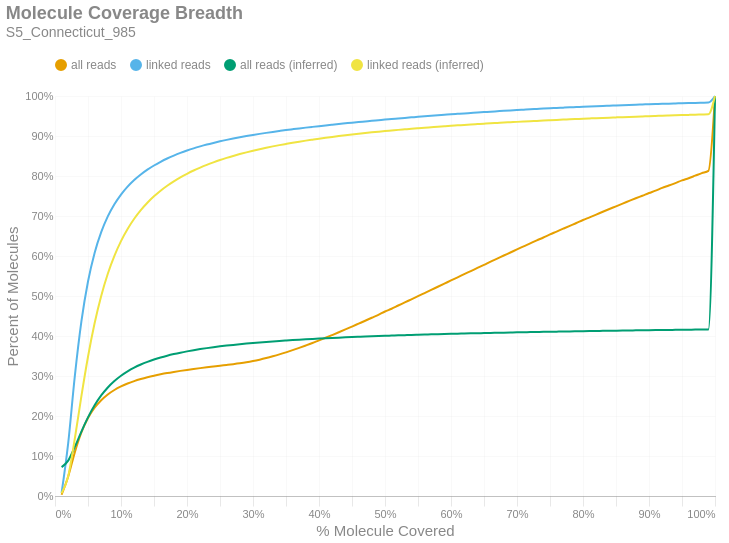

This figure's notebook cell:
### Markdown cell above
### Molecule Read Coverage
This chart shows molecule coverage breadth as computed by the number of bases aligned to that molecule. In other words, "*how much of each unique long molecule is actually sequenced/aligned?*" Keep in mind there is a distinction between sequences and alignments, since some sequences belonging to a particular molecule may not align well and wouldn't appear in the alignment data. This chart also shows molecule coverage breadth as computed by the *inferred fragment* from which the aligned sequences originate. Unlike read coverage, this calculation takes into account the total insert size, including unsequenced gaps between the forward and reverse reads. Like the previous figures, these are cumulative percents.

### Code cell
if SKIPLR:
    print_html(f"Skipped")
else:
    binned_df = consolidated_hist(valids['coverage_bp'], mask, 0.01, True)
    binned_df_inf = consolidated_hist(valids['coverage_inserts'], mask, 0.01, True)
    binned_df = binned_df.with_columns(pl.lit(binned_df_inf['all reads (cumsum)']).alias('all reads (inferred)'))
    binned_df = binned_df.with_columns(pl.lit(binned_df_inf['linked reads (cumsum)']).alias('linked reads (inferred)'))
    binned_df = binned_df.with_columns(
        (pl.col('bin').cast(pl.Float64) + 0.01).alias('right_edge')
    )

    with SafeRender(binned_df):
        (
            density_plot(binned_df, 'Molecule Coverage Breadth', samplename, 'molcov', ['all reads (inferred)','linked reads (inferred)'])
            .encode(
                #x=alt.X('bin:Q', title="% Molecule Covered").axis(format = '%').scale(padding=0),
                x=alt.X('right_edge:Q', title="% Molecule Covered").axis(format='%').scale(padding=0),
                y=alt.Y('value:Q', title='Percent of Molecules')
                    .axis(format='%')
                    .stack(False)
                    .scale(domainMin=0, padding=0),
                color=alt.Color("key:N").scale(domain = ["all reads", "linked reads", "all reads (inferred)", "linked reads (inferred)"]),
                tooltip = [
                    alt.Tooltip("key:N", title = "Data Type"),
                    alt.Tooltip("range_label:N", title="% Molecule Covered"),
                    alt.Tooltip("value:Q", format = ".2%", title="% Molecules")
                ]
            )
        ).display()

### Figure 1 — Vega-Lite specification as saved in the notebook (floating-point values rounded to 4 significant figures)
{"width": "container", "height": 400, "config": {"title": {"anchor": "start", "dy": -15, "fontSize": 18, "color": "#888888", "subtitleColor": "#888888", "subtitleFontSize": 14}, "arc": {"fill": "#0072B2"}, "axis": {"domainColor": "#888888", "domainWidth": 0.5, "gridWidth": 0.2, "grid": false, "titleFontWeight": 400, "titleFontSize": 15, "labelFontSize": 11, "labelColor": "#888888", "tickColor": "#888888", "tickWidth": 0.2, "titleColor": "#888888"}, "axisBand": {"grid": false}, "axisX": {"grid": true, "tickSize": 10, "domainCap": "round"}, "axisY": {"domain": false, "grid": true, "tickSize": 0, "domainCap": "round"}, "background": "transparent", "header": {"labelFontSize": 15, "labelColor": "#888888", "titleFontSize": 15, "titleFontWeight": 600, "titleColor": "#888888"}, "legend": {"labelFont": "sans-serif", "labelFontSize": 12, "labelColor": "#888888", "symbolSize": 100, "symbolType": "circle", "titleFontSize": 12, "titlePadding": 10, "titleColor": "#888888", "title": null, "orient": "top"}, "range": {"category": ["#E69F00", "#56B4E9", "#009E73", "#F0E442", "#0072B2", "#D55E00", "#CC79A7", "#000000"], "diverging": ["#cfe8f3", "#a2d4ec", "#73bfe2", "#46abdb", "#1696d2", "#12719e"]}, "area": {"fill": "#0072B2", "fillOpacity": 0.7, "line": true, "strokeOpacity": 0.7}, "line": {"color": "#0072B2", "stroke": "#0072B2", "strokeWidth": 2}, "trail": {"color": "#0072B2", "stroke": "#0072B2", "strokeWidth": 0, "size": 1}, "point": {"filled": true, "fillOpacity": 1.0, "size": 95}, "text": {"color": "#888888", "fontSize": 11, "align": "right", "fontWeight": 400, "size": 11}, "bar": {"fill": "#0072B2", "stroke": null}, "view": {"stroke": null, "continuousWidth": 660, "continuousHeight": 400}}, "data": {"name": "data-7f11c1e4b20b49f5c9667ac01c4f8cde"}, "mark": {"type": "line", "interpolate": "monotone", "point": {"opacity": 0, "size": 275}}, "encoding": {"color": {"field": "key", "scale": {"domain": ["all reads", "linked reads", "all reads (inferred)", "linked reads (inferred)"]}, "type": "nominal"}, "tooltip": [{"field": "key", "title": "Data Type", "type": "nominal"}, {"field": "range_label", "title": "% Molecule Covered", "type": "nominal"}, {"field": "value", "format": ".2%", "title": "% Molecules", "type": "quantitative"}], "x": {"axis": {"format": "%"}, "field": "right_edge", "scale": {"padding": 0}, "title": "% Molecule Covered", "type": "quantitative"}, "y": {"axis": {"format": "%"}, "field": "value", "scale": {"domainMin": 0, "padding": 0}, "stack": false, "title": "Percent of Molecules", "type": "quantitative"}}, "params": [{"name": "param_c36ac31b6afebe62", "select": {"type": "point", "fields": ["key"]}, "bind": "legend"}], "title": {"text": "Molecule Coverage Breadth", "subtitle": "S5_Connecticut_985"}, "transform": [{"fold": ["all reads (cumsum)", "linked reads (cumsum)", "all reads (inferred)", "linked reads (inferred)"]}, {"calculate": "replace(datum.key, ' (cumsum)', '')", "as": "key"}, {"filter": {"param": "param_c36ac31b6afebe62"}}], "usermeta": {"embedOptions": {"downloadFileName": "S5_Connecticut_985.molcov"}}, "$schema": "https://vega.github.io/schema/vega-lite/v6.1.0.json", "datasets": {"data-7f11c1e4b20b49f5c9667ac01c4f8cde": [{"bin": "0.0", "interval": "0.0-0.01", "all reads": 0.003138, "linked reads": 0.007711, "all reads (cumsum)": 0.003138, "linked reads (cumsum)": 0.007711, "range_label": "0.0-0.01", "all reads (inferred)": 0.07227, "linked reads (inferred)": 0.006633, "right_edge": 0.01}, {"bin": "0.01", "interval": "0.01-0.02", "all reads": 0.04559, "linked reads": 0.1245, "all reads (cumsum)": 0.04873, "linked reads (cumsum)": 0.1322, "range_label": "0.01-0.02", "all reads (inferred)": 0.08855, "linked reads (inferred)": 0.04959, "right_edge": 0.02}, {"bin": "0.02", "interval": "0.02-0.03", "all reads": 0.06043, "linked reads": 0.167, "all reads (cumsum)": 0.1092, "linked reads (cumsum)": 0.2992, "range_label": "0.02-0.03", "all reads (inferred)": 0.1226, "linked reads (inferred)": 0.1432, "right_edge": 0.03}, {"bin": "0.03", "interval": "0.03-0.04", "all reads": 0.04957, "linked reads": 0.1372, "all reads (cumsum)": 0.1587, "linked reads (cumsum)": 0.4364, "range_label": "0.03-0.04", "all reads (inferred)": 0.1612, "linked reads (inferred)": 0.2497, "right_edge": 0.04}, {"bin": "0.04", "interval": "0.04-0.05", "all reads": 0.03614, "linked reads": 0.09995, "all reads (cumsum)": 0.1949, "linked reads (cumsum)": 0.5363, "range_label": "0.04-0.05", "all reads (inferred)": 0.1967, "linked reads (inferred)": 0.3482, "right_edge": 0.05}, {"bin": "0.05", "interval": "0.05-0.06", "all reads": 0.02585, "linked reads": 0.07133, "all reads (cumsum)": 0.2207, "linked reads (cumsum)": 0.6077, "range_label": "0.05-0.06", "all reads (inferred)": 0.2268, "linked reads (inferred)": 0.4318, "right_edge": 0.06}, {"bin": "0.06", "interval": "0.06-0.07", "all reads": 0.01885, "linked reads": 0.05191, "all reads (cumsum)": 0.2396, "linked reads (cumsum)": 0.6596, "range_label": "0.06-0.07", "all reads (inferred)": 0.2513, "linked reads (inferred)": 0.5001, "right_edge": 0.07}, {"bin": "0.07", "interval": "0.07-0.08", "all reads": 0.01433, "linked reads": 0.0394, "all reads (cumsum)": 0.2539, "linked reads (cumsum)": 0.699, "range_label": "0.07-0.08", "all reads (inferred)": 0.2713, "linked reads (inferred)": 0.5555, "right_edge": 0.08}, {"bin": "0.08", "interval": "0.08-0.09", "all reads": 0.01111, "linked reads": 0.03048, "all reads (cumsum)": 0.265, "linked reads (cumsum)": 0.7295, "range_label": "0.08-0.09", "all reads (inferred)": 0.2874, "linked reads (inferred)": 0.6003, "right_edge": 0.09}, {"bin": "0.09", "interval": "0.09-0.1", "all reads": 0.008852, "linked reads": 0.0242, "all reads (cumsum)": 0.2738, "linked reads (cumsum)": 0.7537, "range_label": "0.09-0.1", "all reads (inferred)": 0.3007, "linked reads (inferred)": 0.6372, "right_edge": 0.1}, {"bin": "0.1", "interval": "0.1-0.11", "all reads": 0.007274, "linked reads": 0.01977, "all reads (cumsum)": 0.2811, "linked reads (cumsum)": 0.7734, "range_label": "0.1-0.11", "all reads (inferred)": 0.3116, "linked reads (inferred)": 0.6675, "right_edge": 0.11}, {"bin": "0.11", "interval": "0.11-0.12", "all reads": 0.006083, "linked reads": 0.01652, "all reads (cumsum)": 0.2872, "linked reads (cumsum)": 0.7899, "range_label": "0.11-0.12", "all reads (inferred)": 0.3209, "linked reads (inferred)": 0.693, "right_edge": 0.12}, {"bin": "0.12", "interval": "0.12-0.13", "all reads": 0.005117, "linked reads": 0.01385, "all reads (cumsum)": 0.2923, "linked reads (cumsum)": 0.8038, "range_label": "0.12-0.13", "all reads (inferred)": 0.3287, "linked reads (inferred)": 0.7146, "right_edge": 0.13}, {"bin": "0.13", "interval": "0.13-0.14", "all reads": 0.004465, "linked reads": 0.01203, "all reads (cumsum)": 0.2968, "linked reads (cumsum)": 0.8158, "range_label": "0.13-0.14", "all reads (inferred)": 0.3354, "linked reads (inferred)": 0.7332, "right_edge": 0.14}, {"bin": "0.14", "interval": "0.14-0.15", "all reads": 0.003903, "linked reads": 0.01046, "all reads (cumsum)": 0.3007, "linked reads (cumsum)": 0.8263, "range_label": "0.14-0.15", "all reads (inferred)": 0.3412, "linked reads (inferred)": 0.7492, "right_edge": 0.15}, {"bin": "0.15", "interval": "0.15-0.16", "all reads": 0.003482, "linked reads": 0.009227, "all reads (cumsum)": 0.3042, "linked reads (cumsum)": 0.8355, "range_label": "0.15-0.16", "all reads (inferred)": 0.3463, "linked reads (inferred)": 0.7633, "right_edge": 0.16}, {"bin": "0.16", "interval": "0.16-0.17", "all reads": 0.003153, "linked reads": 0.008269, "all reads (cumsum)": 0.3073, "linked reads (cumsum)": 0.8438, "range_label": "0.16-0.17", "all reads (inferred)": 0.3508, "linked reads (inferred)": 0.7757, "right_edge": 0.17}, {"bin": "0.17", "interval": "0.17-0.18", "all reads": 0.002824, "linked reads": 0.007278, "all reads (cumsum)": 0.3101, "linked reads (cumsum)": 0.851, "range_label": "0.17-0.18", "all reads (inferred)": 0.3548, "linked reads (inferred)": 0.7867, "right_edge": 0.18}, {"bin": "0.18", "interval": "0.18-0.19", "all reads": 0.002652, "linked reads": 0.00665, "all reads (cumsum)": 0.3128, "linked reads (cumsum)": 0.8577, "range_label": "0.18-0.19", "all reads (inferred)": 0.3584, "linked reads (inferred)": 0.7966, "right_edge": 0.19}, {"bin": "0.19", "interval": "0.19-0.2", "all reads": 0.002455, "linked reads": 0.006004, "all reads (cumsum)": 0.3153, "linked reads (cumsum)": 0.8637, "range_label": "0.19-0.2", "all reads (inferred)": 0.3616, "linked reads (inferred)": 0.8056, "right_edge": 0.2}, {"bin": "0.2", "interval": "0.2-0.21", "all reads": 0.002284, "linked reads": 0.005435, "all reads (cumsum)": 0.3175, "linked reads (cumsum)": 0.8691, "range_label": "0.2-0.21", "all reads (inferred)": 0.3646, "linked reads (inferred)": 0.8138, "right_edge": 0.21}, {"bin": "0.21", "interval": "0.21-0.22", "all reads": 0.002143, "linked reads": 0.00488, "all reads (cumsum)": 0.3197, "linked reads (cumsum)": 0.874, "range_label": "0.21-0.22", "all reads (inferred)": 0.3672, "linked reads (inferred)": 0.8211, "right_edge": 0.22}, {"bin": "0.22", "interval": "0.22-0.23", "all reads": 0.002059, "linked reads": 0.004538, "all reads (cumsum)": 0.3217, "linked reads (cumsum)": 0.8786, "range_label": "0.22-0.23", "all reads (inferred)": 0.3697, "linked reads (inferred)": 0.8279, "right_edge": 0.23}, {"bin": "0.23", "interval": "0.23-0.24", "all reads": 0.001985, "linked reads": 0.004174, "all reads (cumsum)": 0.3237, "linked reads (cumsum)": 0.8827, "range_label": "0.23-0.24", "all reads (inferred)": 0.372, "linked reads (inferred)": 0.8342, "right_edge": 0.24}, {"bin": "0.24", "interval": "0.24-0.25", "all reads": 0.001991, "linked reads": 0.003982, "all reads (cumsum)": 0.3257, "linked reads (cumsum)": 0.8867, "range_label": "0.24-0.25", "all reads (inferred)": 0.3741, "linked reads (inferred)": 0.84, "right_edge": 0.25}, {"bin": "0.25", "interval": "0.25-0.26", "all reads": 0.001907, "linked reads": 0.003612, "all reads (cumsum)": 0.3276, "linked reads (cumsum)": 0.8903, "range_label": "0.25-0.26", "all reads (inferred)": 0.376, "linked reads (inferred)": 0.8453, "right_edge": 0.26}, {"bin": "0.26", "interval": "0.26-0.27", "all reads": 0.001964, "linked reads": 0.003347, "all reads (cumsum)": 0.3296, "linked reads (cumsum)": 0.8937, "range_label": "0.26-0.27", "all reads (inferred)": 0.3778, "linked reads (inferred)": 0.8502, "right_edge": 0.27}, {"bin": "0.27", "interval": "0.27-0.28", "all reads": 0.002144, "linked reads": 0.003155, "all reads (cumsum)": 0.3317, "linked reads (cumsum)": 0.8968, "range_label": "0.27-0.28", "all reads (inferred)": 0.3795, "linked reads (inferred)": 0.8548, "right_edge": 0.28}, {"bin": "0.28", "interval": "0.28-0.29", "all reads": 0.002488, "linked reads": 0.002986, "all reads (cumsum)": 0.3342, "linked reads (cumsum)": 0.8998, "range_label": "0.28-0.29", "all reads (inferred)": 0.381, "linked reads (inferred)": 0.8591, "right_edge": 0.29}, {"bin": "0.29", "interval": "0.29-0.3", "all reads": 0.003025, "linked reads": 0.002798, "all reads (cumsum)": 0.3372, "linked reads (cumsum)": 0.9026, "range_label": "0.29-0.3", "all reads (inferred)": 0.3825, "linked reads (inferred)": 0.8632, "right_edge": 0.3}, {"bin": "0.3", "interval": "0.3-0.31", "all reads": 0.003574, "linked reads": 0.00268, "all reads (cumsum)": 0.3408, "linked reads (cumsum)": 0.9053, "range_label": "0.3-0.31", "all reads (inferred)": 0.3839, "linked reads (inferred)": 0.8671, "right_edge": 0.31}, {"bin": "0.31", "interval": "0.31-0.32", "all reads": 0.003996, "linked reads": 0.002537, "all reads (cumsum)": 0.3448, "linked reads (cumsum)": 0.9078, "range_label": "0.31-0.32", "all reads (inferred)": 0.3853, "linked reads (inferred)": 0.8707, "right_edge": 0.32}, {"bin": "0.32", "interval": "0.32-0.33", "all reads": 0.004412, "linked reads": 0.002407, "all reads (cumsum)": 0.3492, "linked reads (cumsum)": 0.9102, "range_label": "0.32-0.33", "all reads (inferred)": 0.3865, "linked reads (inferred)": 0.8741, "right_edge": 0.33}, {"bin": "0.33", "interval": "0.33-0.34", "all reads": 0.00475, "linked reads": 0.002292, "all reads (cumsum)": 0.354, "linked reads (cumsum)": 0.9125, "range_label": "0.33-0.34", "all reads (inferred)": 0.3876, "linked reads (inferred)": 0.8772, "right_edge": 0.34}, {"bin": "0.34", "interval": "0.34-0.35", "all reads": 0.005149, "linked reads": 0.002242, "all reads (cumsum)": 0.3591, "linked reads (cumsum)": 0.9148, "range_label": "0.34-0.35", "all reads (inferred)": 0.3887, "linked reads (inferred)": 0.8802, "right_edge": 0.35}, {"bin": "0.35", "interval": "0.35-0.36", "all reads": 0.005476, "linked reads": 0.0021, "all reads (cumsum)": 0.3646, "linked reads (cumsum)": 0.9169, "range_label": "0.35-0.36", "all reads (inferred)": 0.3898, "linked reads (inferred)": 0.8831, "right_edge": 0.36}, {"bin": "0.36", "interval": "0.36-0.37", "all reads": 0.005772, "linked reads": 0.002071, "all reads (cumsum)": 0.3704, "linked reads (cumsum)": 0.9189, "range_label": "0.36-0.37", "all reads (inferred)": 0.3908, "linked reads (inferred)": 0.8858, "right_edge": 0.37}, {"bin": "0.37", "interval": "0.37-0.38", "all reads": 0.005982, "linked reads": 0.001982, "all reads (cumsum)": 0.3764, "linked reads (cumsum)": 0.9209, "range_label": "0.37-0.38", "all reads (inferred)": 0.3917, "linked reads (inferred)": 0.8884, "right_edge": 0.38}, {"bin": "0.38", "interval": "0.38-0.39", "all reads": 0.006166, "linked reads": 0.001888, "all reads (cumsum)": 0.3825, "linked reads (cumsum)": 0.9228, "range_label": "0.38-0.39", "all reads (inferred)": 0.3926, "linked reads (inferred)": 0.8909, "right_edge": 0.39}, {"bin": "0.39", "interval": "0.39-0.4", "all reads": 0.006559, "linked reads": 0.00185, "all reads (cumsum)": 0.3891, "linked reads (cumsum)": 0.9247, "range_label": "0.39-0.4", "all reads (inferred)": 0.3935, "linked reads (inferred)": 0.8933, "right_edge": 0.4}, {"bin": "0.4", "interval": "0.4-0.41", "all reads": 0.006483, "linked reads": 0.001804, "all reads (cumsum)": 0.3956, "linked reads (cumsum)": 0.9265, "range_label": "0.4-0.41", "all reads (inferred)": 0.3943, "linked reads (inferred)": 0.8955, "right_edge": 0.41}, {"bin": "0.41", "interval": "0.41-0.42", "all reads": 0.006808, "linked reads": 0.00174, "all reads (cumsum)": 0.4024, "linked reads (cumsum)": 0.9282, "range_label": "0.41-0.42", "all reads (inferred)": 0.3951, "linked reads (inferred)": 0.8977, "right_edge": 0.42}, {"bin": "0.42", "interval": "0.42-0.43", "all reads": 0.00696, "linked reads": 0.001715, "all reads (cumsum)": 0.4093, "linked reads (cumsum)": 0.9299, "range_label": "0.42-0.43", "all reads (inferred)": 0.3959, "linked reads (inferred)": 0.8997, "right_edge": 0.43}, {"bin": "0.43", "interval": "0.43-0.44", "all reads": 0.00705, "linked reads": 0.001681, "all reads (cumsum)": 0.4164, "linked reads (cumsum)": 0.9316, "range_label": "0.43-0.44", "all reads (inferred)": 0.3966, "linked reads (inferred)": 0.9018, "right_edge": 0.44}, {"bin": "0.44", "interval": "0.44-0.45", "all reads": 0.007214, "linked reads": 0.001689, "all reads (cumsum)": 0.4236, "linked reads (cumsum)": 0.9333, "range_label": "0.44-0.45", "all reads (inferred)": 0.3973, "linked reads (inferred)": 0.9037, "right_edge": 0.45}, {"bin": "0.45", "interval": "0.45-0.46", "all reads": 0.007294, "linked reads": 0.001612, "all reads (cumsum)": 0.4309, "linked reads (cumsum)": 0.9349, "range_label": "0.45-0.46", "all reads (inferred)": 0.398, "linked reads (inferred)": 0.9055, "right_edge": 0.46}, {"bin": "0.46", "interval": "0.46-0.47", "all reads": 0.007301, "linked reads": 0.001553, "all reads (cumsum)": 0.4382, "linked reads (cumsum)": 0.9365, "range_label": "0.46-0.47", "all reads (inferred)": 0.3987, "linked reads (inferred)": 0.9074, "right_edge": 0.47}, {"bin": "0.47", "interval": "0.47-0.48", "all reads": 0.007497, "linked reads": 0.001571, "all reads (cumsum)": 0.4457, "linked reads (cumsum)": 0.938, "range_label": "0.47-0.48", "all reads (inferred)": 0.3993, "linked reads (inferred)": 0.9091, "right_edge": 0.48}, {"bin": "0.48", "interval": "0.48-0.49", "all reads": 0.007274, "linked reads": 0.001476, "all reads (cumsum)": 0.453, "linked reads (cumsum)": 0.9395, "range_label": "0.48-0.49", "all reads (inferred)": 0.3999, "linked reads (inferred)": 0.9107, "right_edge": 0.49}, {"bin": "0.49", "interval": "0.49-0.5", "all reads": 0.008239, "linked reads": 0.001524, "all reads (cumsum)": 0.4612, "linked reads (cumsum)": 0.941, "range_label": "0.49-0.5", "all reads (inferred)": 0.4005, "linked reads (inferred)": 0.9123, "right_edge": 0.5}, {"bin": "0.5", "interval": "0.5-0.51", "all reads": 0.00701, "linked reads": 0.001366, "all reads (cumsum)": 0.4682, "linked reads (cumsum)": 0.9424, "range_label": "0.5-0.51", "all reads (inferred)": 0.4011, "linked reads (inferred)": 0.9138, "right_edge": 0.51}, {"bin": "0.51", "interval": "0.51-0.52", "all reads": 0.008002, "linked reads": 0.001443, "all reads (cumsum)": 0.4762, "linked reads (cumsum)": 0.9438, "range_label": "0.51-0.52", "all reads (inferred)": 0.4016, "linked reads (inferred)": 0.9153, "right_edge": 0.52}, {"bin": "0.52", "interval": "0.52-0.53", "all reads": 0.00768, "linked reads": 0.001405, "all reads (cumsum)": 0.4839, "linked reads (cumsum)": 0.9452, "range_label": "0.52-0.53", "all reads (inferred)": 0.4021, "linked reads (inferred)": 0.9167, "right_edge": 0.53}, {"bin": "0.53", "interval": "0.53-0.54", "all reads": 0.007853, "linked reads": 0.001346, "all reads (cumsum)": 0.4917, "linked reads (cumsum)": 0.9466, "range_label": "0.53-0.54", "all reads (inferred)": 0.4026, "linked reads (inferred)": 0.9181, "right_edge": 0.54}, {"bin": "0.54", "interval": "0.54-0.55", "all reads": 0.007741, "linked reads": 0.00136, "all reads (cumsum)": 0.4995, "linked reads (cumsum)": 0.9479, "range_label": "0.54-0.55", "all reads (inferred)": 0.4031, "linked reads (inferred)": 0.9194, "right_edge": 0.55}, {"bin": "0.55", "interval": "0.55-0.56", "all reads": 0.007918, "linked reads": 0.001314, "all reads (cumsum)": 0.5074, "linked reads (cumsum)": 0.9493, "range_label": "0.55-0.56", "all reads (inferred)": 0.4036, "linked reads (inferred)": 0.9207, "right_edge": 0.56}, {"bin": "0.56", "interval": "0.56-0.57", "all reads": 0.007903, "linked reads": 0.001267, "all reads (cumsum)": 0.5153, "linked reads (cumsum)": 0.9505, "range_label": "0.56-0.57", "all reads (inferred)": 0.4041, "linked reads (inferred)": 0.9219, "right_edge": 0.57}, {"bin": "0.57", "interval": "0.57-0.58", "all reads": 0.007762, "linked reads": 0.001227, "all reads (cumsum)": 0.5231, "linked reads (cumsum)": 0.9518, "range_label": "0.57-0.58", "all reads (inferred)": 0.4045, "linked reads (inferred)": 0.9232, "right_edge": 0.58}, {"bin": "0.58", "interval": "0.58-0.59", "all reads": 0.007862, "linked reads": 0.001205, "all reads (cumsum)": 0.5309, "linked reads (cumsum)": 0.953, "range_label": "0.58-0.59", "all reads (inferred)": 0.405, "linked reads (inferred)": 0.9244, "right_edge": 0.59}, {"bin": "0.59", "interval": "0.59-0.6", "all reads": 0.008008, "linked reads": 0.001227, "all reads (cumsum)": 0.5389, "linked reads (cumsum)": 0.9542, "range_label": "0.59-0.6", "all reads (inferred)": 0.4054, "linked reads (inferred)": 0.9255, "right_edge": 0.6}, {"bin": "0.6", "interval": "0.6-0.61", "all reads": 0.007681, "linked reads": 0.00114, "all reads (cumsum)": 0.5466, "linked reads (cumsum)": 0.9553, "range_label": "0.6-0.61", "all reads (inferred)": 0.4058, "linked reads (inferred)": 0.9266, "right_edge": 0.61}, {"bin": "0.61", "interval": "0.61-0.62", "all reads": 0.007969, "linked reads": 0.001134, "all reads (cumsum)": 0.5546, "linked reads (cumsum)": 0.9565, "range_label": "0.61-0.62", "all reads (inferred)": 0.4062, "linked reads (inferred)": 0.9277, "right_edge": 0.62}, {"bin": "0.62", "interval": "0.62-0.63", "all reads": 0.007742, "linked reads": 0.001108, "all reads (cumsum)": 0.5623, "linked reads (cumsum)": 0.9576, "range_label": "0.62-0.63", "all reads (inferred)": 0.4066, "linked reads (inferred)": 0.9287, "right_edge": 0.63}, {"bin": "0.63", "interval": "0.63-0.64", "all reads": 0.007848, "linked reads": 0.00112, "all reads (cumsum)": 0.5702, "linked reads (cumsum)": 0.9587, "range_label": "0.63-0.64", "all reads (inferred)": 0.407, "linked reads (inferred)": 0.9297, "right_edge": 0.64}, {"bin": "0.64", "interval": "0.64-0.65", "all reads": 0.007729, "linked reads": 0.001058, "all reads (cumsum)": 0.5779, "linked reads (cumsum)": 0.9597, "range_label": "0.64-0.65", "all reads (inferred)": 0.4074, "linked reads (inferred)": 0.9307, "right_edge": 0.65}, {"bin": "0.65", "interval": "0.65-0.66", "all reads": 0.008057, "linked reads": 0.001106, "all reads (cumsum)": 0.586, "linked reads (cumsum)": 0.9609, "range_label": "0.65-0.66", "all reads (inferred)": 0.4077, "linked reads (inferred)": 0.9317, "right_edge": 0.66}, {"bin": "0.66", "interval": "0.66-0.67", "all reads": 0.007571, "linked reads": 0.001021, "all reads (cumsum)": 0.5935, "linked reads (cumsum)": 0.9619, "range_label": "0.66-0.67", "all reads (inferred)": 0.4081, "linked reads (inferred)": 0.9326, "right_edge": 0.67}, {"bin": "0.67", "interval": "0.67-0.68", "all reads": 0.007713, "linked reads": 0.001023, "all reads (cumsum)": 0.6012, "linked reads (cumsum)": 0.9629, "range_label": "0.67-0.68", "all reads (inferred)": 0.4084, "linked reads (inferred)": 0.9336, "right_edge": 0.68}, {"bin": "0.68", "interval": "0.68-0.69", "all reads": 0.007514, "linked reads": 0.0009918, "all reads (cumsum)": 0.6088, "linked reads (cumsum)": 0.9639, "range_label": "0.68-0.69", "all reads (inferred)": 0.4087, "linked reads (inferred)": 0.9344, "right_edge": 0.69}, {"bin": "0.69", "interval": "0.69-0.7", "all reads": 0.007762, "linked reads": 0.0009575, "all reads (cumsum)": 0.6165, "linked reads (cumsum)": 0.9648, "range_label": "0.69-0.7", "all reads (inferred)": 0.4091, "linked reads (inferred)": 0.9353, "right_edge": 0.7}, {"bin": "0.7", "interval": "0.7-0.71", "all reads": 0.007467, "linked reads": 0.0009375, "all reads (cumsum)": 0.624, "linked reads (cumsum)": 0.9658, "range_label": "0.7-0.71", "all reads (inferred)": 0.4094, "linked reads (inferred)": 0.9362, "right_edge": 0.71}, {"bin": "0.71", "interval": "0.71-0.72", "all reads": 0.007485, "linked reads": 0.0009356, "all reads (cumsum)": 0.6315, "linked reads (cumsum)": 0.9667, "range_label": "0.71-0.72", "all reads (inferred)": 0.4097, "linked reads (inferred)": 0.937, "right_edge": 0.72}, {"bin": "0.72", "interval": "0.72-0.73", "all reads": 0.007548, "linked reads": 0.0008635, "all reads (cumsum)": 0.639, "linked reads (cumsum)": 0.9676, "range_label": "0.72-0.73", "all reads (inferred)": 0.41, "linked reads (inferred)": 0.9378, "right_edge": 0.73}, {"bin": "0.73", "interval": "0.73-0.74", "all reads": 0.00728, "linked reads": 0.0008786, "all reads (cumsum)": 0.6463, "linked reads (cumsum)": 0.9685, "range_label": "0.73-0.74", "all reads (inferred)": 0.4103, "linked reads (inferred)": 0.9386, "right_edge": 0.74}, {"bin": "0.74", "interval": "0.74-0.75", "all reads": 0.007631, "linked reads": 0.0008335, "all reads (cumsum)": 0.6539, "linked reads (cumsum)": 0.9693, "range_label": "0.74-0.75", "all reads (inferred)": 0.4106, "linked reads (inferred)": 0.9394, "right_edge": 0.75}, {"bin": "0.75", "interval": "0.75-0.76", "all reads": 0.00708, "linked reads": 0.0007896, "all reads (cumsum)": 0.661, "linked reads (cumsum)": 0.9701, "range_label": "0.75-0.76", "all reads (inferred)": 0.4109, "linked reads (inferred)": 0.9402, "right_edge": 0.76}, {"bin": "0.76", "interval": "0.76-0.77", "all reads": 0.007272, "linked reads": 0.0008077, "all reads (cumsum)": 0.6683, "linked reads (cumsum)": 0.9709, "range_label": "0.76-0.77", "all reads (inferred)": 0.4112, "linked reads (inferred)": 0.9409, "right_edge": 0.77}, {"bin": "0.77", "interval": "0.77-0.78", "all reads": 0.0072, "linked reads": 0.0007942, "all reads (cumsum)": 0.6755, "linked reads (cumsum)": 0.9717, "range_label": "0.77-0.78", "all reads (inferred)": 0.4115, "linked reads (inferred)": 0.9417, "right_edge": 0.78}, {"bin": "0.78", "interval": "0.78-0.79", "all reads": 0.007035, "linked reads": 0.0007542, "all reads (cumsum)": 0.6825, "linked reads (cumsum)": 0.9724, "range_label": "0.78-0.79", "all reads (inferred)": 0.4118, "linked reads (inferred)": 0.9425, "right_edge": 0.79}, {"bin": "0.79", "interval": "0.79-0.8", "all reads": 0.007421, "linked reads": 0.00078, "all reads (cumsum)": 0.6899, "linked reads (cumsum)": 0.9732, "range_label": "0.79-0.8", "all reads (inferred)": 0.4121, "linked reads (inferred)": 0.9432, "right_edge": 0.8}, {"bin": "0.8", "interval": "0.8-0.81", "all reads": 0.006766, "linked reads": 0.0006902, "all reads (cumsum)": 0.6967, "linked reads (cumsum)": 0.9739, "range_label": "0.8-0.81", "all reads (inferred)": 0.4123, "linked reads (inferred)": 0.9439, "right_edge": 0.81}, {"bin": "0.81", "interval": "0.81-0.82", "all reads": 0.006903, "linked reads": 0.0006764, "all reads (cumsum)": 0.7036, "linked reads (cumsum)": 0.9746, "range_label": "0.81-0.82", "all reads (inferred)": 0.4126, "linked reads (inferred)": 0.9446, "right_edge": 0.82}, {"bin": "0.82", "interval": "0.82-0.83", "all reads": 0.007027, "linked reads": 0.0006644, "all reads (cumsum)": 0.7106, "linked reads (cumsum)": 0.9752, "range_label": "0.82-0.83", "all reads (inferred)": 0.4129, "linked reads (inferred)": 0.9453, "right_edge": 0.83}, {"bin": "0.83", "interval": "0.83-0.84", "all reads": 0.006848, "linked reads": 0.0006297, "all reads (cumsum)": 0.7175, "linked reads (cumsum)": 0.9759, "range_label": "0.83-0.84", "all reads (inferred)": 0.4131, "linked reads (inferred)": 0.9459, "right_edge": 0.84}, {"bin": "0.84", "interval": "0.84-0.85", "all reads": 0.006709, "linked reads": 0.0006401, "all reads (cumsum)": 0.7242, "linked reads (cumsum)": 0.9765, "range_label": "0.84-0.85", "all reads (inferred)": 0.4133, "linked reads (inferred)": 0.9466, "right_edge": 0.85}, {"bin": "0.85", "interval": "0.85-0.86", "all reads": 0.006779, "linked reads": 0.0006217, "all reads (cumsum)": 0.731, "linked reads (cumsum)": 0.9771, "range_label": "0.85-0.86", "all reads (inferred)": 0.4136, "linked reads (inferred)": 0.9472, "right_edge": 0.86}, {"bin": "0.86", "interval": "0.86-0.87", "all reads": 0.006664, "linked reads": 0.0005916, "all reads (cumsum)": 0.7376, "linked reads (cumsum)": 0.9777, "range_label": "0.86-0.87", "all reads (inferred)": 0.4138, "linked reads (inferred)": 0.9478, "right_edge": 0.87}, {"bin": "0.87", "interval": "0.87-0.88", "all reads": 0.006699, "linked reads": 0.0005778, "all reads (cumsum)": 0.7443, "linked reads (cumsum)": 0.9783, "range_label": "0.87-0.88", "all reads (inferred)": 0.4141, "linked reads (inferred)": 0.9484, "right_edge": 0.88}, {"bin": "0.88", "interval": "0.88-0.89", "all reads": 0.006425, "linked reads": 0.0005539, "all reads (cumsum)": 0.7508, "linked reads (cumsum)": 0.9789, "range_label": "0.88-0.89", "all reads (inferred)": 0.4143, "linked reads (inferred)": 0.949, "right_edge": 0.89}, {"bin": "0.89", "interval": "0.89-0.9", "all reads": 0.006591, "linked reads": 0.0005623, "all reads (cumsum)": 0.7574, "linked reads (cumsum)": 0.9794, "range_label": "0.89-0.9", "all reads (inferred)": 0.4145, "linked reads (inferred)": 0.9496, "right_edge": 0.9}, {"bin": "0.9", "interval": "0.9-0.91", "all reads": 0.006081, "linked reads": 0.0005046, "all reads (cumsum)": 0.7634, "linked reads (cumsum)": 0.9799, "range_label": "0.9-0.91", "all reads (inferred)": 0.4147, "linked reads (inferred)": 0.9501, "right_edge": 0.91}, {"bin": "0.91", "interval": "0.91-0.92", "all reads": 0.006897, "linked reads": 0.0005065, "all reads (cumsum)": 0.7703, "linked reads (cumsum)": 0.9804, "range_label": "0.91-0.92", "all reads (inferred)": 0.415, "linked reads (inferred)": 0.9507, "right_edge": 0.92}, {"bin": "0.92", "interval": "0.92-0.93", "all reads": 0.005779, "linked reads": 0.0004815, "all reads (cumsum)": 0.7761, "linked reads (cumsum)": 0.9809, "range_label": "0.92-0.93", "all reads (inferred)": 0.4152, "linked reads (inferred)": 0.9512, "right_edge": 0.93}, {"bin": "0.93", "interval": "0.93-0.94", "all reads": 0.006239, "linked reads": 0.0004637, "all reads (cumsum)": 0.7824, "linked reads (cumsum)": 0.9814, "range_label": "0.93-0.94", "all reads (inferred)": 0.4154, "linked reads (inferred)": 0.9517, "right_edge": 0.94}, {"bin": "0.94", "interval": "0.94-0.95", "all reads": 0.006711, "linked reads": 0.0004603, "all reads (cumsum)": 0.7891, "linked reads (cumsum)": 0.9818, "range_label": "0.94-0.95", "all reads (inferred)": 0.4156, "linked reads (inferred)": 0.9523, "right_edge": 0.95}, {"bin": "0.95", "interval": "0.95-0.96", "all reads": 0.005458, "linked reads": 0.0004179, "all reads (cumsum)": 0.7945, "linked reads (cumsum)": 0.9823, "range_label": "0.95-0.96", "all reads (inferred)": 0.4158, "linked reads (inferred)": 0.9528, "right_edge": 0.96}, {"bin": "0.96", "interval": "0.96-0.97", "all reads": 0.006261, "linked reads": 0.0004129, "all reads (cumsum)": 0.8008, "linked reads (cumsum)": 0.9827, "range_label": "0.96-0.97", "all reads (inferred)": 0.416, "linked reads (inferred)": 0.9533, "right_edge": 0.97}, {"bin": "0.97", "interval": "0.97-0.98", "all reads": 0.006327, "linked reads": 0.000409, "all reads (cumsum)": 0.8071, "linked reads (cumsum)": 0.9831, "range_label": "0.97-0.98", "all reads (inferred)": 0.4162, "linked reads (inferred)": 0.9538, "right_edge": 0.98}, {"bin": "0.98", "interval": "0.98-0.99", "all reads": 0.00579, "linked reads": 0.0003933, "all reads (cumsum)": 0.8129, "linked reads (cumsum)": 0.9835, "range_label": "0.98-0.99", "all reads (inferred)": 0.4165, "linked reads (inferred)": 0.9543, "right_edge": 0.99}, {"bin": "0.99", "interval": "0.99-1.0", "all reads": 0.1871, "linked reads": 0.01652, "all reads (cumsum)": 1.0, "linked reads (cumsum)": 1.0, "range_label": "0.99-1.0", "all reads (inferred)": 1.0, "linked reads (inferred)": 1.0, "right_edge": 1.0}]}}
